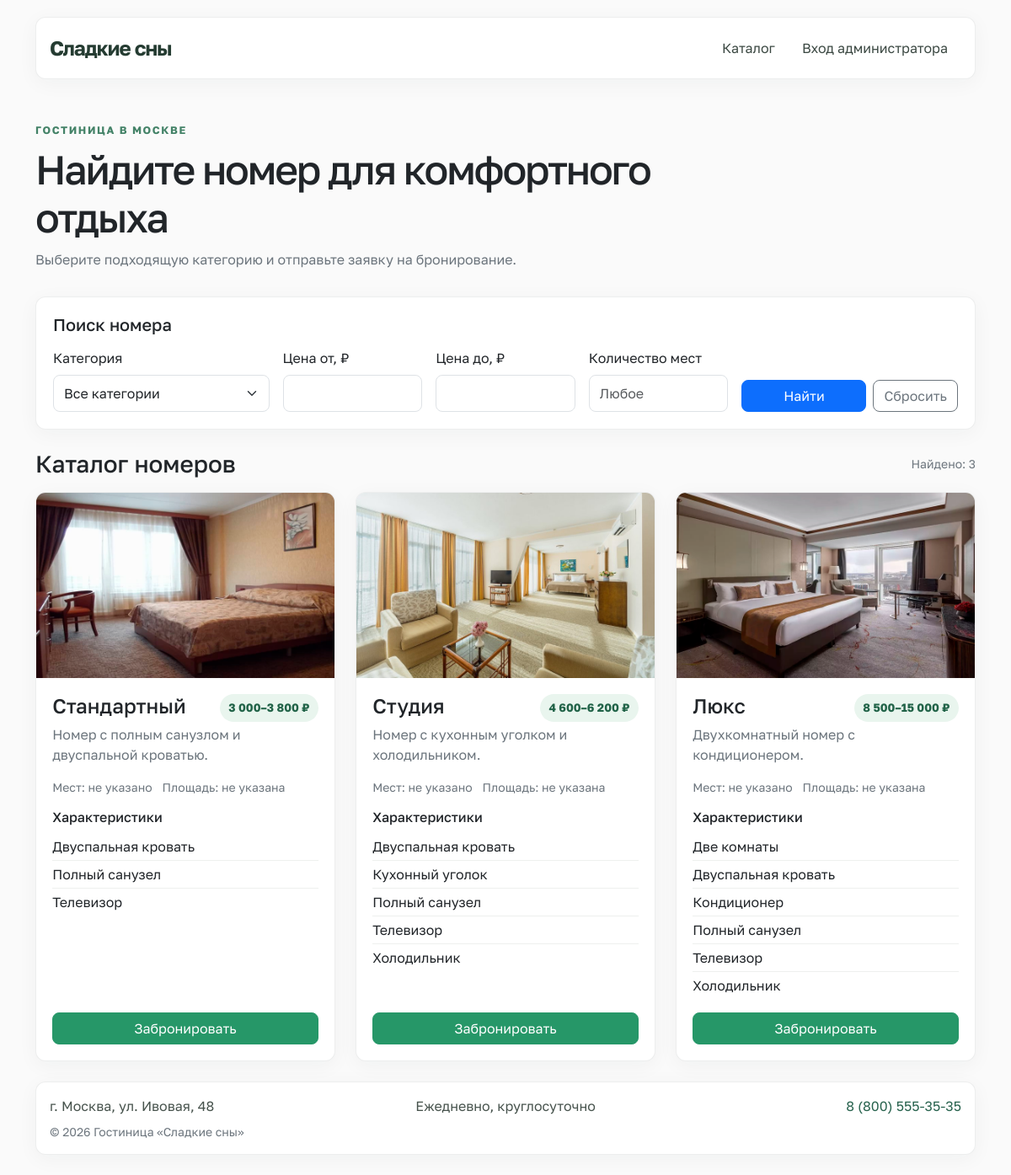
The page / on the database its author committed.
### tables this page shows
CREATE TABLE rooms (
    id INT UNSIGNED AUTO_INCREMENT PRIMARY KEY,
    category ENUM('standard', 'studio', 'lux') NOT NULL UNIQUE,
    price_min DECIMAL(10,2) NOT NULL,
    price_max DECIMAL(10,2) NOT NULL,
    capacity TINYINT UNSIGNED NULL,
    area DECIMAL(6,2) NULL,
    description VARCHAR(500) NULL,
    image VARCHAR(255) NOT NULL,
    is_active TINYINT(1) NOT NULL DEFAULT 1,
    created_at TIMESTAMP NOT NULL DEFAULT CURRENT_TIMESTAMP,
    INDEX idx_rooms_category_price (category, price_min, price_max),
    INDEX idx_rooms_capacity (capacity),
    CONSTRAINT chk_room_price CHECK (price_min >= 0 AND price_max >= price_min),
    CONSTRAINT chk_room_capacity CHECK (capacity IS NULL OR capacity > 0),
    CONSTRAINT chk_room_area CHECK (area IS NULL OR area > 0)
);

### includes/functions.php (called while the page is built, shortened)
<?php
function e(?string $value): string
{
    return htmlspecialchars((string)$value, ENT_QUOTES | ENT_SUBSTITUTE, 'UTF-8');
}
function request_string(array $source, string $key): string
{
    $value = $source[$key] ?? '';
    return is_string($value) || is_numeric($value) ? trim((string)$value) : '';
}
function room_category_label(string $category): string
{
    return match ($category) {
        'standard' => 'Стандартный',
        'studio' => 'Студия',
        'lux' => 'Люкс',
        default => 'Не указано',
    };
}

### index.php (the view, shortened to what this page needs)
<?php
require __DIR__ . '/includes/bootstrap.php';
$minPriceRaw = request_string($_GET, 'min_price');
$maxPriceRaw = request_string($_GET, 'max_price');
$capacityRaw = request_string($_GET, 'capacity');
$errors = [];
$sql = 'SELECT r.*, GROUP_CONCAT(a.name ORDER BY a.name SEPARATOR \'||\') AS amenity_names
        FROM rooms r
        LEFT JOIN room_amenities ra ON ra.room_id = r.id
        LEFT JOIN amenities a ON a.id = ra.amenity_id
        WHERE r.is_active = 1';
$params = [];
$sql .= ' GROUP BY r.id, r.category, r.price_min, r.price_max, r.capacity, r.area, r.description, r.image, r.is_active, r.created_at ORDER BY FIELD(r.category, \'standard\', \'studio\', \'lux\'), r.price_min';
$rooms = [];
if (!$errors) {
    $statement = $pdo->prepare($sql);
    $statement->execute($params);
    $rooms = $statement->fetchAll();
}
require __DIR__ . '/includes/header.php';
?>
<main>
    <section class="intro mb-4">
        <p class="eyebrow mb-2">Гостиница в Москве</p>
        <h1>Найдите номер для комфортного отдыха</h1>
        <p class="text-secondary mb-0">Выберите подходящую категорию и отправьте заявку на бронирование.</p>
    </section>
    <section class="filter-panel mb-4" aria-labelledby="filter-title">
        <h2 id="filter-title" class="h5 mb-3">Поиск номера</h2>
        <form method="get" action="index.php" class="row g-3 align-items-end" novalidate>
            <div class="col-md-3">
                <label class="form-label" for="category">Категория</label>
                <select class="form-select" name="category" id="category">
                    <option value="">Все категории</option>
                </select>
            </div>
            <div class="col-md-2">
                <label class="form-label" for="min_price">Цена от, ₽</label>
                <input class="form-control" type="number" min="0" max="1000000" name="min_price" id="min_price" value="<?= e($minPriceRaw) ?>">
            </div>
            <div class="col-md-2">
                <label class="form-label" for="max_price">Цена до, ₽</label>
                <input class="form-control" type="number" min="0" max="1000000" name="max_price" id="max_price" value="<?= e($maxPriceRaw) ?>">
            </div>
            <div class="col-md-2">
                <label class="form-label" for="capacity">Количество мест</label>
                <input class="form-control" type="number" min="1" max="20" name="capacity" id="capacity" value="<?= e($capacityRaw) ?>" placeholder="Любое">
            </div>
            <div class="col-md-3 d-flex gap-2">
                <button class="btn btn-primary flex-grow-1" type="submit">Найти</button>
                <a class="btn btn-outline-secondary" href="index.php">Сбросить</a>
            </div>
        </form>
    </section>
    <section aria-labelledby="catalog-title">
        <div class="d-flex flex-wrap justify-content-between align-items-center mb-3">
            <h2 id="catalog-title" class="h3 mb-0">Каталог номеров</h2>
            <?php if (!$errors): ?><span class="text-secondary small">Найдено: <?= count($rooms) ?></span><?php endif; ?>
        </div>
        <?php if ($errors): ?>
            <div class="alert alert-warning">Исправьте параметры фильтра и повторите поиск.</div>
        <?php elseif (!$rooms): ?>
            <div class="alert alert-info">По заданным параметрам номера не найдены. Измените фильтры.</div>
        <?php else: ?>
            <div class="row g-4">
                <?php foreach ($rooms as $room): ?>
                    <?php $amenities = $room['amenity_names'] ? explode('||', $room['amenity_names']) : []; ?>
                    <div class="col-md-6 col-xl-4">
                        <article class="card room-card h-100">
                            <img src="<?= e($room['image']) ?>" class="card-img-top room-image" alt="Номер категории <?= e(room_category_label($room['category'])) ?>">
                            <div class="card-body d-flex flex-column">
                                <div class="d-flex justify-content-between align-items-start gap-2">
                                    <h3 class="h4 card-title"><?= e(room_category_label($room['category'])) ?></h3>
                                    <span class="price-tag"><?= number_format((int)$room['price_min'], 0, ',', ' ') ?>–<?= number_format((int)$room['price_max'], 0, ',', ' ') ?> ₽</span>
                                </div>
                                <?php if (!empty($room['description'])): ?><p class="text-secondary"><?= e($room['description']) ?></p><?php endif; ?>
                                <div class="room-facts small text-secondary mb-3">
                                    <span>Мест: <?= $room['capacity'] !== null ? (int)$room['capacity'] : 'не указано' ?></span>
                                    <span>Площадь: <?= $room['area'] !== null ? e((string)$room['area']) . ' м²' : 'не указана' ?></span>
                                </div>
                                <h4 class="h6">Характеристики</h4>
                                <?php if ($amenities): ?>
                                    <ul class="list-group list-group-flush mb-3">
                                        <?php foreach ($amenities as $amenity): ?><li class="list-group-item px-0 py-1"><?= e($amenity) ?></li><?php endforeach; ?>
                                    </ul>
                                <?php else: ?>
                                    <p class="text-secondary small">Дополнительные характеристики не указаны.</p>
                                <?php endif; ?>
                                <a href="order.php?room_id=<?= (int)$room['id'] ?>" class="btn btn-success mt-auto">Забронировать</a>
                            </div>
                        </article>
                    </div>
                <?php endforeach; ?>
            </div>
        <?php endif; ?>
    </section>
</main>
<?php require __DIR__ . '/includes/footer.php'; ?>

### includes/header.php (shortened to what this page needs)
<!doctype html>
<html lang="ru">
<head>
    <link rel="stylesheet" href="css/bootstrap.min.css">
    <link rel="stylesheet" href="css/index.css">
</head>
<body class="container">
<header class="site-header d-flex flex-wrap align-items-center justify-content-between py-3 px-3">
    <a href="index.php" class="brand fs-4 fw-semibold text-decoration-none">Сладкие сны</a>
    <nav class="nav align-items-center">
        <a class="nav-link" href="index.php">Каталог</a>
        <?php if (!empty($_SESSION['admin_id'])): ?>
            <a class="nav-link" href="admin.php">Заявки</a>
            <form action="logout.php" method="post" class="m-0">
                <input type="hidden" name="csrf_token" value="<?= e(csrf_token()) ?>">
                <button class="btn btn-outline-secondary btn-sm" type="submit">Выйти</button>
            </form>
        <?php else: ?>
            <a class="nav-link" href="login.php">Вход администратора</a>
        <?php endif; ?>
    </nav>
</header>

### includes/footer.php (shortened to what this page needs)
<footer class="site-footer py-3 px-3 my-4">
    <div class="row g-2 align-items-center">
        <div class="col-md-4">г. Москва, ул. Ивовая, 48</div>
        <div class="col-md-4 text-md-center">Ежедневно, круглосуточно</div>
        <div class="col-md-4 text-md-end"><a href="tel:88005553535">8 (800) 555-35-35</a></div>
    </div>
    <div class="small text-secondary mt-2">© <?= date('Y') ?> Гостиница «Сладкие сны»</div>
</footer>
</body>
</html>

### css/index.css (style rules this page uses)
:root { color-scheme: light; }
body { background: #fafafa; color: #212529; font-family: "Golos", sans-serif; font-size: 16px; }
a { color: #28634e; }
.site-header, .site-footer, .filter-panel, .form-panel, .booking-card, .room-card { background: #fff; border: 1px solid rgba(33, 37, 41, .08); border-radius: 12px; box-shadow: 0 5px 24px rgba(33, 37, 41, .045); }
.site-header { margin: 1.25rem 0 2rem; gap: 1rem; }
.brand { color: #253c32; letter-spacing: -.04em; }
.site-header .nav-link { color: #3b4842; }
.site-footer { color: #47534d; }
.site-footer a { text-decoration: none; }
.intro { padding: 1.25rem 0 .5rem; }
.intro h1 { max-width: 760px; font-size: clamp(2rem, 4vw, 3.25rem); letter-spacing: -.045em; }
.eyebrow { color: #438267; font-size: .78rem; font-weight: 700; letter-spacing: .13em; text-transform: uppercase; }
.filter-panel, .form-panel { padding: 1.25rem; }
.room-card { overflow: hidden; transition: transform .18s ease, box-shadow .18s ease; }
.room-image { width: 100%; height: 220px; object-fit: cover; background: #e9ecef; }
.room-card .card-body { padding: 1.2rem; }
.price-tag { color: #216348; background: #e9f5ee; border-radius: 999px; font-size: .85rem; font-weight: 700; padding: .4rem .65rem; white-space: nowrap; }
.room-facts { display: flex; flex-wrap: wrap; gap: .75rem; }
.room-card .list-group-item { border-color: #eef0ee; }
.btn { border-radius: 8px; }
.btn-success { background: #269768; border-color: #269768; }
.form-control, .form-select { border-radius: 8px; min-height: 44px; }

### rows shown on the page
rooms: image (picture), category "Стандартный", price_min "3 000", price_max "3 800", description "Номер с полным санузлом и двуспальной кроватью.", shows "не указано", shows "не указана", amenity "Двуспальная кровать", amenity "Полный санузел", amenity "Телевизор"
rooms: image+category (picture), category "Студия", price_min "4 600", price_max "6 200", description "Номер с кухонным уголком и холодильником.", shows "не указано", shows "не указана", amenity "Двуспальная кровать", amenity "Кухонный уголок", amenity "Полный санузел", amenity "Телевизор", amenity "Холодильник"
rooms: image (picture), category "Люкс", price_min "8 500", price_max "15 000", description "Двухкомнатный номер с кондиционером.", shows "не указано", shows "не указана", amenity "Две комнаты", amenity "Двуспальная кровать", amenity "Кондиционер", amenity "Полный санузел", amenity "Телевизор", amenity "Холодильник"

### other values the page prints
count($rooms) "3"
